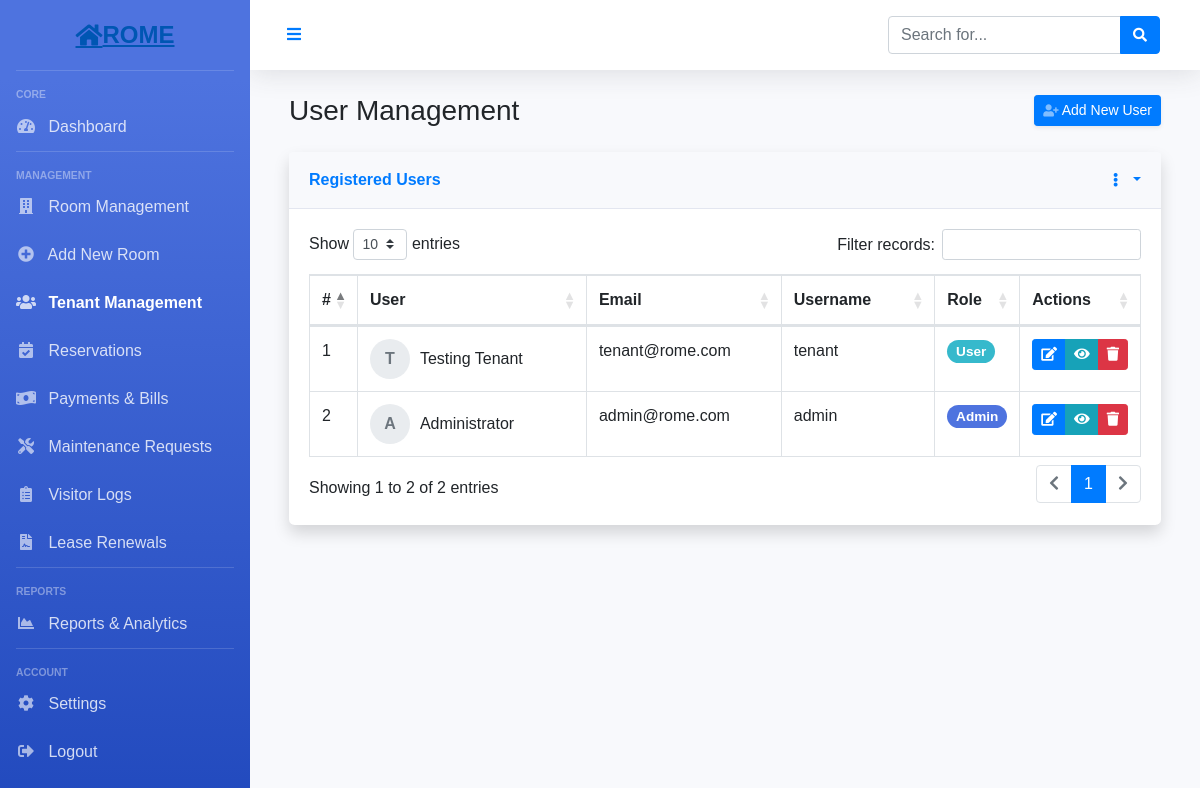
Before: /app/users.php (signed in) with the older database file.
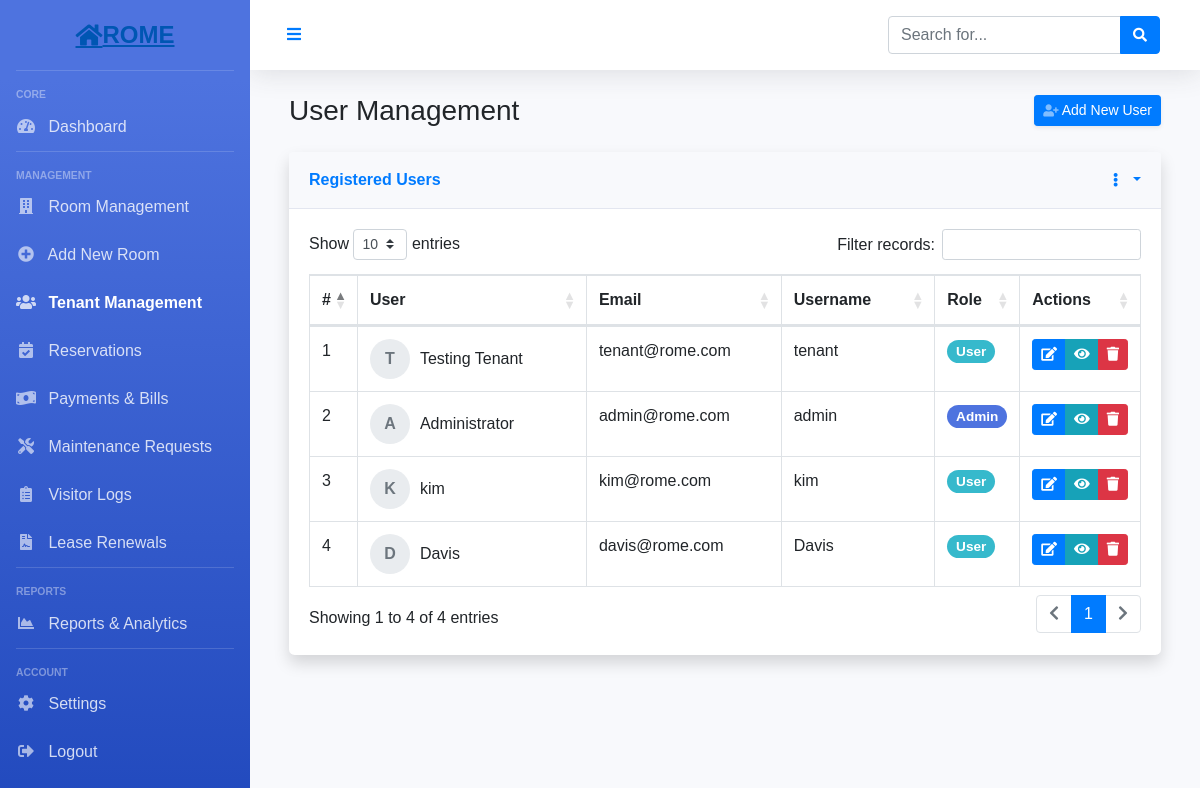
After: the same page with the newer database file.
### tables this page shows
CREATE TABLE `users` (
  `id` int(10) UNSIGNED NOT NULL,
  `fullname` varchar(191) NOT NULL,
  `mobile` varchar(191) NOT NULL,
  `username` varchar(191) NOT NULL,
  `email` varchar(191) NOT NULL,
  `address` varchar(255) DEFAULT NULL,
  `image` varchar(255) DEFAULT NULL,
  `password` varchar(191) NOT NULL,
  `created_at` timestamp NULL DEFAULT current_timestamp(),
  `updated_at` timestamp NULL DEFAULT current_timestamp(),
  `role` varchar(100) DEFAULT 'user',
  `status` int(1) NOT NULL DEFAULT 1
);

### app/users.php (the view, shortened to what this page needs)
<?php
	require '../config/config.php';
	try {
		$stmt = $connect->prepare('SELECT * FROM users');
		$stmt->execute();
		$data = $stmt->fetchAll(PDO::FETCH_ASSOC);
	}
	catch(PDOException $e) {
		$errMsg = $e->getMessage();
	}
?>
<!DOCTYPE html>
<html lang="en">
<head>
    <link rel="stylesheet" href="https://stackpath.bootstrapcdn.com/bootstrap/4.5.2/css/bootstrap.min.css">
    <link rel="stylesheet" href="https://cdnjs.cloudflare.com/ajax/libs/font-awesome/5.15.3/css/all.min.css">
    <link rel="stylesheet" href="https://cdn.datatables.net/1.10.22/css/dataTables.bootstrap4.min.css">
</head>
<body>
    <div id="wrapper">
        <?php include_once('../auth/includes/sidebar.php'); ?>
        <div id="content-wrapper">
            <div class="topbar">
                <button id="sidebarToggleBtn" class="btn btn-link">
                    <i class="fas fa-bars"></i>
                </button>
                <div class="d-none d-md-inline-block form-inline ml-auto mr-0 mr-md-3 my-2 my-md-0">
                    <div class="input-group">
                        <input type="text" class="form-control" placeholder="Search for..." aria-label="Search" aria-describedby="basic-addon2">
                        <div class="input-group-append">
                            <button class="btn btn-primary" type="button">
                                <i class="fas fa-search fa-sm"></i>
                            </button>
                        </div>
                    </div>
                </div>
            </div>
            <div id="content">
                <div class="container-fluid">
                    <div class="d-sm-flex align-items-center justify-content-between mb-4">
                        <h1 class="h3 mb-0 text-gray-800">User Management</h1>
                        <a href="#" class="d-none d-sm-inline-block btn btn-sm btn-primary shadow-sm">
                            <i class="fas fa-user-plus fa-sm text-white-50"></i> Add New User
                        </a>
                    </div>
                    <div class="row">
                        <div class="col-12">
                            <div class="card shadow mb-4">
                                <div class="card-header py-3 d-flex flex-row align-items-center justify-content-between">
                                    <h6 class="m-0 font-weight-bold text-primary">Registered Users</h6>
                                    <div class="dropdown no-arrow">
                                        <a class="dropdown-toggle" href="#" role="button" id="dropdownMenuLink" data-toggle="dropdown" aria-haspopup="true" aria-expanded="false">
                                            <i class="fas fa-ellipsis-v fa-sm fa-fw text-gray-400"></i>
                                        </a>
                                    </div>
                                </div>
                                <div class="card-body">
                                    <div class="table-responsive">
                                        <table class="table table-bordered table-hover" id="usersTable" width="100%" cellspacing="0">
                                            <thead>
                                                <tr>
                                                    <th width="5%">#</th>
                                                    <th width="30%">User</th>
                                                    <th width="25%">Email</th>
                                                    <th width="20%">Username</th>
                                                    <th width="10%">Role</th>
                                                    <th width="10%">Actions</th>
                                                </tr>
                                            </thead>
                                            <tbody>
                                                <?php foreach ($data as $key => $value): ?>
                                                <tr>
                                                    <td><?php echo $key + 1; ?></td>
                                                    <td>
                                                        <div class="user-info">
                                                            <div class="user-avatar">
                                                                <?php echo strtoupper(substr($value['fullname'], 0, 1)); ?>
                                                            </div>
                                                            <div><?php echo $value['fullname']; ?></div>
                                                        </div>
                                                    </td>
                                                    <td><?php echo $value['email']; ?></td>
                                                    <td><?php echo $value['username']; ?></td>
                                                    <td>
                                                        <?php if($value['role'] == 'admin'): ?>
                                                        <span class="badge badge-role badge-admin">Admin</span>
                                                        <?php else: ?>
                                                        <span class="badge badge-role badge-user">User</span>
                                                        <?php endif; ?>
                                                    </td>
                                                    <td>
                                                        <div class="btn-group">
                                                            <button type="button" class="btn btn-sm btn-primary" title="Edit User">
                                                                <i class="fas fa-edit"></i>
                                                            </button>
                                                            <button type="button" class="btn btn-sm btn-info" title="View Details">
                                                                <i class="fas fa-eye"></i>
                                                            </button>
                                                            <button type="button" class="btn btn-sm btn-danger" title="Delete User">
                                                                <i class="fas fa-trash"></i>
                                                            </button>
                                                        </div>
                                                    </td>
                                                </tr>
                                                <?php endforeach; ?>
                                            </tbody>
                                        </table>
                                    </div>
                                </div>
                            </div>
                        </div>
                    </div>
                </div>
            </div>
        </div>
    </div>
</body>
</html>

### auth/includes/sidebar.php
<div id="sidebar-wrapper">
    <a href="#" class="sidebar-brand">
        <i class="fas fa-home"></i> ROME
    </a>
    <hr class="sidebar-divider">
    <div class="sidebar-heading">
        Core
    </div>
    <ul class="nav flex-column">
        <li class="nav-item">
            <a href="../auth/dashboard.php" class="nav-link <?php echo basename($_SERVER['PHP_SELF']) == 'dashboard.php' ? 'active' : ''; ?>">
                <i class="fas fa-fw fa-tachometer-alt"></i>
                <span>Dashboard</span>
            </a>
        </li>
    </ul>
    <hr class="sidebar-divider">
    <div class="sidebar-heading">
        Management
    </div>
    <ul class="nav flex-column">
        <li class="nav-item">
            <a href="../app/list.php" class="nav-link <?php echo basename($_SERVER['PHP_SELF']) == 'list.php' ? 'active' : ''; ?>">
                <i class="fas fa-fw fa-building"></i>
                <span>Room Management</span>
            </a>
        </li>
        <li class="nav-item">
            <a href="../app/register.php" class="nav-link <?php echo basename($_SERVER['PHP_SELF']) == 'register.php' ? 'active' : ''; ?>">
                <i class="fas fa-fw fa-plus-circle"></i>
                <span>Add New Room</span>
            </a>
        </li>
        <li class="nav-item">
            <a href="../app/users.php" class="nav-link <?php echo basename($_SERVER['PHP_SELF']) == 'users.php' ? 'active' : ''; ?>">
                <i class="fas fa-fw fa-users"></i>
                <span>Tenant Management</span>
            </a>
        </li>
        <li class="nav-item">
            <a href="../app/reservations.php" class="nav-link <?php echo basename($_SERVER['PHP_SELF']) == 'reservations.php' ? 'active' : ''; ?>">
                <i class="fas fa-fw fa-calendar-check"></i>
                <span>Reservations</span>
            </a>
        </li>
        <li class="nav-item">
            <a href="../app/payments.php" class="nav-link <?php echo basename($_SERVER['PHP_SELF']) == 'payments.php' ? 'active' : ''; ?>">
                <i class="fas fa-fw fa-money-bill-wave"></i>
                <span>Payments & Bills</span>
            </a>
        </li>
        <li class="nav-item">
            <a href="../app/maintenance-requests.php" class="nav-link <?php echo basename($_SERVER['PHP_SELF']) == 'maintenance-requests.php' ? 'active' : ''; ?>">
                <i class="fas fa-fw fa-tools"></i>
                <span>Maintenance Requests</span>
            </a>
        </li>
        <li class="nav-item">
            <a href="../app/visitor-logs.php" class="nav-link <?php echo basename($_SERVER['PHP_SELF']) == 'visitor-logs.php' ? 'active' : ''; ?>">
                <i class="fas fa-fw fa-clipboard-list"></i>
                <span>Visitor Logs</span>
            </a>
        </li>
        <li class="nav-item">
            <a href="../app/lease-renewals.php" class="nav-link <?php echo basename($_SERVER['PHP_SELF']) == 'lease-renewals.php' ? 'active' : ''; ?>">
                <i class="fas fa-fw fa-file-contract"></i>
                <span>Lease Renewals</span>
            </a>
        </li>
    </ul>
    <hr class="sidebar-divider">
    <div class="sidebar-heading">
        Reports
    </div>
    <ul class="nav flex-column">
        <li class="nav-item">
            <a href="../app/reports-and-analytics.php" class="nav-link <?php echo basename($_SERVER['PHP_SELF']) == 'reports-and-analytics.php' ? 'active' : ''; ?>">
                <i class="fas fa-fw fa-chart-area"></i>
                <span>Reports & Analytics</span>
            </a>
        </li>
    </ul>
    <hr class="sidebar-divider">
    <div class="sidebar-heading">
        Account
    </div>
    <ul class="nav flex-column">
        <li class="nav-item">
            <a href="../app/settings.php" class="nav-link <?php echo basename($_SERVER['PHP_SELF']) == 'settings.php' ? 'active' : ''; ?>">
                <i class="fas fa-fw fa-cog"></i>
                <span>Settings</span>
            </a>
        </li>
        <li class="nav-item">
            <a href="../auth/logout.php" class="nav-link">
                <i class="fas fa-fw fa-sign-out-alt"></i>
                <span>Logout</span>
            </a>
        </li>
    </ul>
</div>

### app/users.php (style rules this page uses)
:root { --primary-color: #4e73df; --secondary-color: #1cc88a; --danger-color: #e74a3b; --warning-color: #f6c23e; --info-color: #36b9cc; --dark-color: #5a5c69; --light-color: #f8f9fc; }
body { font-family: 'Nunito', sans-serif; background-color: #f8f9fc; }
#wrapper { display: flex; }
#sidebar-wrapper { min-height: 100vh; width: 250px; background-color: #4e73df; background-image: linear-gradient(180deg, #4e73df 10%, #224abe 100%); background-size: cover; color: white; position: fixed; transition: all 0.3s; z-index: 999; }
.sidebar-brand { height: 70px; display: flex; align-items: center; justify-content: center; font-size: 1.5rem; font-weight: 800; padding: 1.5rem 1rem; text-decoration: none; color: white; }
.sidebar-divider { border-top: 1px solid rgba(255, 255, 255, 0.15); margin: 0 1rem; }
.nav-item { position: relative; }
.nav-link { display: block; padding: 0.75rem 1rem; color: rgba(255, 255, 255, 0.8); text-decoration: none; }
.nav-link.active { color: white; font-weight: 700; }
.nav-link i { margin-right: 0.5rem; opacity: 0.75; }
.sidebar-heading { padding: 0 1rem; font-weight: 800; font-size: 0.65rem; text-transform: uppercase; color: rgba(255, 255, 255, 0.4); margin-top: 1rem; }
#content-wrapper { width: 100%; margin-left: 250px; transition: all 0.3s; }
#content { padding: 1.5rem; }
.topbar { height: 70px; background-color: white; box-shadow: 0 0.15rem 1.75rem 0 rgba(58, 59, 69, 0.15); display: flex; align-items: center; justify-content: space-between; padding: 0 1.5rem; }
.card { margin-bottom: 1.5rem; border: none; border-radius: 0.35rem; box-shadow: 0 0.15rem 1.75rem 0 rgba(58, 59, 69, 0.15); }
.card-header { background-color: #f8f9fc; border-bottom: 1px solid #e3e6f0; padding: 0.75rem 1.25rem; }
.card-body { padding: 1.25rem; }
.badge-role { font-size: 0.85em; padding: 0.35em 0.65em; border-radius: 10rem; }
.badge-admin { background-color: var(--primary-color); color: white; }
.badge-user { background-color: var(--info-color); color: white; }
.user-avatar { width: 40px; height: 40px; border-radius: 50%; background-color: #e9ecef; display: flex; align-items: center; justify-content: center; font-weight: bold; color: #6c757d; margin-right: 10px; }
.user-info { display: flex; align-items: center; }

Changed rows visible on the page:
added users: fullname "K", fullname "kim", email "kim@rome.com", username "kim", role "User"
added users: fullname "D", fullname "Davis", email "davis@rome.com", username "Davis", role "User"
Other visible differences:
text written by a page script: "Show entries Filter records: Showing 1 to 2 of 2 entries 1" → "Show entries Filter records: Showing 1 to 4 of 4 entries 1"
